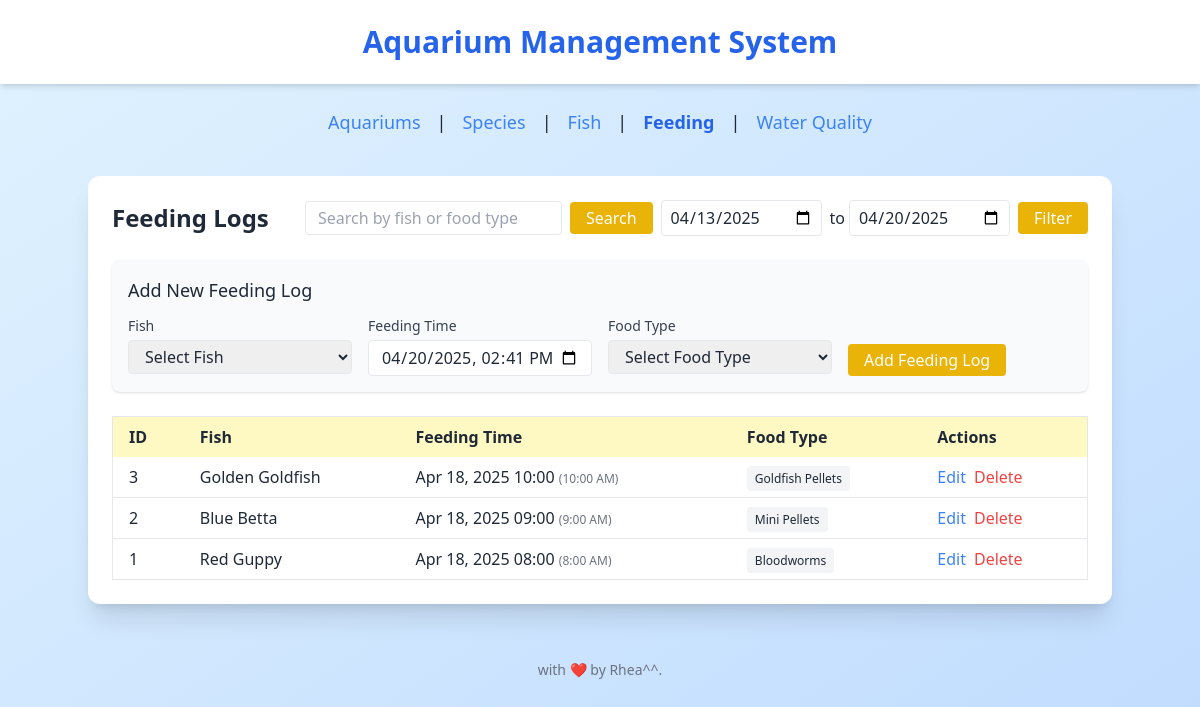
The page /?page=feeding_logs on the database its author committed.
### tables this page shows
CREATE TABLE feeding_logs (
    id INT AUTO_INCREMENT PRIMARY KEY,
    fish_id INT,
    feed_time TIMESTAMP DEFAULT CURRENT_TIMESTAMP,
    food_type VARCHAR(100),
    FOREIGN KEY (fish_id) REFERENCES fish(id)
);

CREATE TABLE fish (
    id INT AUTO_INCREMENT PRIMARY KEY,
    name VARCHAR(100) NOT NULL,
    species_id INT,
    aquarium_id INT,
    age INT,
    gender ENUM('Male', 'Female'),
    FOREIGN KEY (species_id) REFERENCES species(id),
    FOREIGN KEY (aquarium_id) REFERENCES aquariums(id)
);

### config/db.php (called while the page is built, shortened)
<?php
class Database {
    private $host = "127.0.0.1";
    private $username = "root";
    private $password = "";
    private $dbname = "db_aquarium";
    public function __construct() {
        try {
            $this->conn = new PDO("mysql:host=$this->host;dbname=$this->dbname", $this->username, $this->password);
        } catch (PDOException $e) {
            echo "Connection failed: " . $e->getMessage();
        }
    }
}
?>

### class/FeedingLog.php (called while the page is built, shortened)
<?php
require_once __DIR__ . '/../config/db.php';
class FeedingLog {
    private $db;
    public function __construct() {
        $this->db = (new Database())->conn;
    }
    public function getAllLogs() {
        $stmt = $this->db->query("SELECT fl.*, f.name AS fish_name
                                  FROM feeding_logs fl
                                  JOIN fish f ON fl.fish_id = f.id
                                  ORDER BY fl.feed_time DESC");
        return $stmt->fetchAll(PDO::FETCH_ASSOC);
    }
}

### view/feeding_logs.php (the view, shortened to what this page needs)
<?php
$logs = [];
if (isset($_GET['search']) && !empty($_GET['search'])) {
    $logs = $feeding_logs->searchLogs($_GET['search']);
} elseif (isset($_GET['start_date']) && isset($_GET['end_date']) && !empty($_GET['start_date']) && !empty($_GET['end_date'])) {
    $logs = $feeding_logs->searchLogsByDateRange($_GET['start_date'], $_GET['end_date']);
} else {
    $logs = $feeding_logs->getAllLogs();
}
$editLog = null;
$currentDateTime = date('Y-m-d\TH:i');
?>
<div class="flex justify-between items-center mb-6">
    <h2 class="text-2xl font-semibold">Feeding Logs</h2>
    <div class="flex space-x-2">
        <form action="index.php" method="GET" class="flex items-center">
            <input type="text" name="search" placeholder="Search by fish or food type"
                   value="<?= isset($_GET['search']) ? htmlspecialchars($_GET['search']) : '' ?>"
                   class="border rounded py-1 px-3 mr-2">
            <button type="submit" class="bg-yellow-500 text-white py-1 px-4 rounded hover:bg-yellow-600">
                Search
            </button>
        </form>
        <form action="index.php" method="GET" class="flex items-center">
            <input type="date" name="start_date"
                   value="<?= isset($_GET['start_date']) ? htmlspecialchars($_GET['start_date']) : date('Y-m-d', strtotime('-7 days')) ?>"
                   class="border rounded py-1 px-2 mr-1">
            <span class="mx-1">to</span>
            <input type="date" name="end_date"
                   value="<?= isset($_GET['end_date']) ? htmlspecialchars($_GET['end_date']) : date('Y-m-d') ?>"
                   class="border rounded py-1 px-2 mr-2">
            <button type="submit" class="bg-yellow-500 text-white py-1 px-4 rounded hover:bg-yellow-600">
                Filter
            </button>
        </form>
    </div>
</div>
<div class="bg-gray-50 p-4 rounded-lg shadow mb-6">
    <h3 class="text-lg font-medium mb-3"><?= $editLog ? 'Edit Feeding Log' : 'Add New Feeding Log' ?></h3>
    <form action="index.php?page=feeding_logs<?= isset($_GET['search']) ? '&search='.urlencode($_GET['search']) : '' ?><?= isset($_GET['start_date']) ? '&start_date='.urlencode($_GET['start_date']).'&end_date='.urlencode($_GET['end_date']) : '' ?>" method="POST" class="grid grid-cols-1 md:grid-cols-4 gap-4">
        <div>
            <label class="block text-sm font-medium text-gray-700 mb-1">Fish</label>
            <select name="fish_id" required class="w-full border rounded py-1 px-3">
                <option value="">Select Fish</option>
            </select>
        </div>
        <div>
            <label class="block text-sm font-medium text-gray-700 mb-1">Feeding Time</label>
            <input type="datetime-local" name="feeding_time" required
                   value="<?= $editLog ? date('Y-m-d\TH:i', strtotime($editLog['feed_time'])) : $currentDateTime ?>"
                   class="w-full border rounded py-1 px-3">
        </div>
        <div>
            <label class="block text-sm font-medium text-gray-700 mb-1">Food Type</label>
            <select name="food_type" required class="w-full border rounded py-1 px-3">
                <option value="">Select Food Type</option>
            </select>
        </div>
        <div class="flex items-end">
            <button type="submit" class="bg-yellow-500 text-white py-1 px-4 rounded hover:bg-yellow-600">
                <?= $editLog ? 'Update' : 'Add' ?> Feeding Log
            </button>
        </div>
    </form>
</div>
<div class="overflow-x-auto">
    <table class="min-w-full bg-white border rounded shadow-md">
        <thead>
            <tr class="bg-yellow-100 text-left">
                <th class="py-2 px-4">ID</th>
                <th class="py-2 px-4">Fish</th>
                <th class="py-2 px-4">Feeding Time</th>
                <th class="py-2 px-4">Food Type</th>
                <th class="py-2 px-4">Actions</th>
            </tr>
        </thead>
        <tbody>
            <?php if (count($logs) > 0): ?>
                <?php foreach ($logs as $log): ?>
                <tr class="border-b hover:bg-yellow-50 transition">
                    <td class="py-2 px-4"><?= $log['id'] ?></td>
                    <td class="py-2 px-4"><?= htmlspecialchars($log['fish_name']) ?></td>
                    <td class="py-2 px-4">
                        <?= date('M d, Y H:i', strtotime($log['feed_time'])) ?>
                        <span class="text-xs text-gray-500">
                            (<?= date('g:i A', strtotime($log['feed_time'])) ?>)
                        </span>
                    </td>
                    <td class="py-2 px-4">
                        <span class="px-2 py-1 rounded text-xs font-medium
                            <?php
                            switch($log['food_type']) {
                                default: echo 'bg-gray-100 text-gray-800';
                            }
                            ?>">
                            <?= htmlspecialchars($log['food_type']) ?>
                        </span>
                    </td>
                    <td class="py-2 px-4">
                        <div class="flex space-x-2">
                            <a href="index.php?page=feeding_logs&edit=<?= $log['id'] ?><?= isset($_GET['search']) ? '&search='.urlencode($_GET['search']) : '' ?><?= isset($_GET['start_date']) ? '&start_date='.urlencode($_GET['start_date']).'&end_date='.urlencode($_GET['end_date']) : '' ?>"
                               class="text-blue-500 hover:underline">Edit</a>
                            <form action="index.php?page=feeding_logs<?= isset($_GET['search']) ? '&search='.urlencode($_GET['search']) : '' ?><?= isset($_GET['start_date']) ? '&start_date='.urlencode($_GET['start_date']).'&end_date='.urlencode($_GET['end_date']) : '' ?>" method="POST"
                                  onsubmit="return confirm('Are you sure you want to delete this feeding log?')">
                                <button type="submit" class="text-red-500 hover:underline">Delete</button>
                            </form>
                        </div>
                    </td>
                </tr>
                <?php endforeach; ?>
            <?php else: ?>
                <tr>
                    <td colspan="5" class="py-4 px-4 text-center text-gray-500">No feeding logs found</td>
                </tr>
            <?php endif; ?>
        </tbody>
    </table>
</div>

### rows shown on the page
feeding_logs: id "3", fish.name "Golden Goldfish", feed_time "Apr 18, 2025 10:00", feed_time "10:00 AM", food_type "Goldfish Pellets"
feeding_logs: id "2", fish.name "Blue Betta", feed_time "Apr 18, 2025 09:00", feed_time "9:00 AM", food_type "Mini Pellets"
feeding_logs: id "1", fish.name "Red Guppy", feed_time "Apr 18, 2025 08:00", feed_time "8:00 AM", food_type "Bloodworms"

### other values the page prints
$label "Aquariums Species Fish Feeding Water Quality"
implode(' | ', $links) "| | | |"
